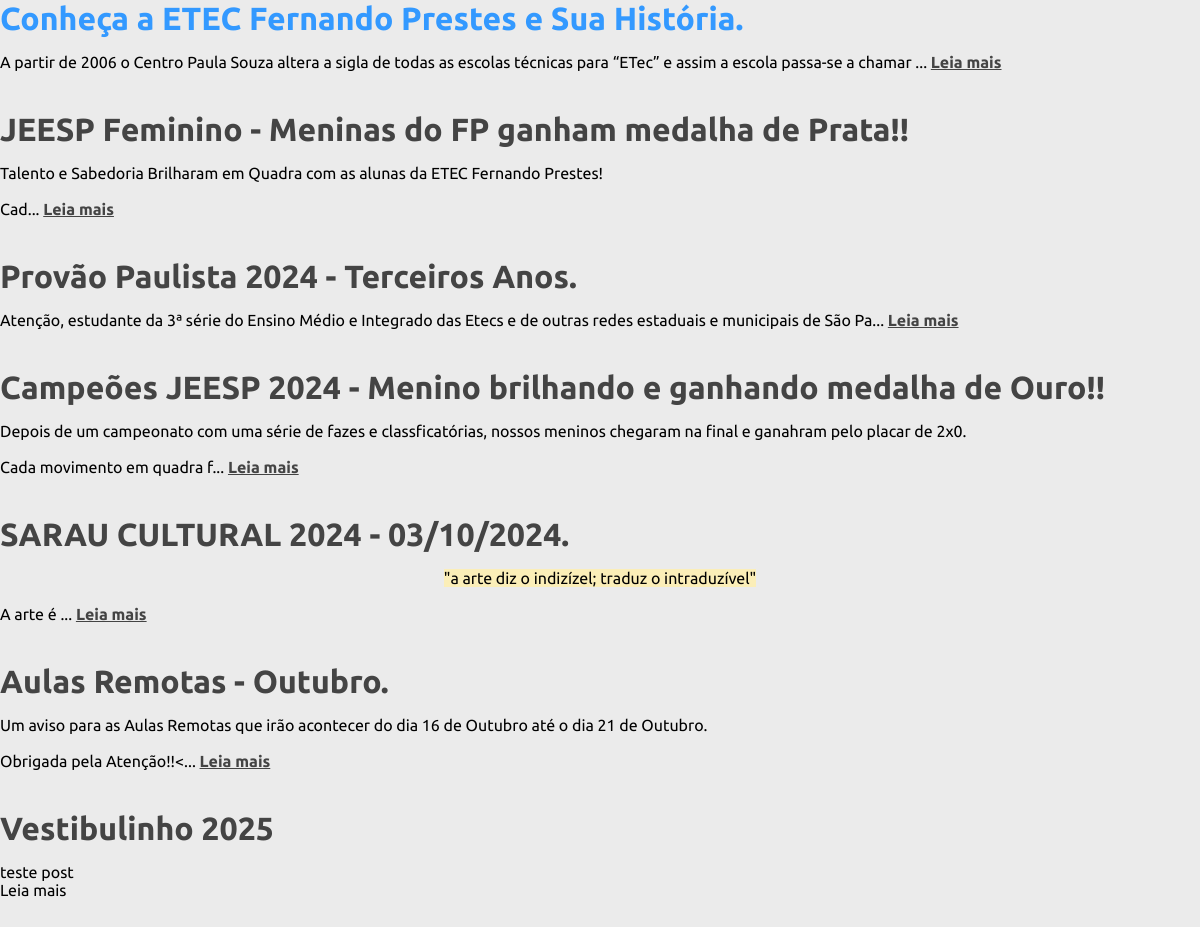
Screenshot of /search.php with the database file from the repository.
### tables this page shows
CREATE TABLE `post` (
  `pos_Id` int(11) NOT NULL,
  `pos_UserId` int(11) DEFAULT NULL,
  `pos_Titulo` varchar(255) NOT NULL,
  `pos_Slug` varchar(255) NOT NULL,
  `pos_Views` int(11) NOT NULL DEFAULT 0,
  `pos_Foto` varchar(255) NOT NULL,
  `pos_Conteudo` text NOT NULL,
  `pos_Date` datetime NOT NULL,
  `pos_Publicado` tinyint(1) NOT NULL DEFAULT 1 COMMENT '0 = false\r\n1 = true',
  `pos_Criacao` timestamp NOT NULL DEFAULT current_timestamp() ON UPDATE current_timestamp(),
  `pos_Modificacao` timestamp NOT NULL DEFAULT current_timestamp() ON UPDATE current_timestamp()
);

### search.php (the view, shortened to what this page needs)
<?php
include('config/config.php');
include('inc/head.php');
$q = isset($_GET['search']) ? mysqli_real_escape_string($conexao, $_GET['search']) : '';
$sql = "SELECT * FROM post
        WHERE pos_Publicado = true
        AND (pos_Titulo LIKE '%$q%'
             OR pos_Conteudo LIKE '%$q%'
             OR pos_Date LIKE '%$q%')";
$result = mysqli_query($conexao, $sql);
if (mysqli_num_rows($result) > 0) {
    while ($post = mysqli_fetch_assoc($result)) {
        $titulo = htmlspecialchars($post['pos_Titulo']);
        $slug = htmlspecialchars($post['pos_Slug']);
        $conteudo = htmlspecialchars($post['pos_Conteudo']);
        echo "
<article class='post'>
<h3 class='title'>
<a href='viewPost.php?slug=$slug'>$titulo</a>
</h3>
<div class='description'>
                    " . substr(html_entity_decode($conteudo), 0, 180) . "...
<strong><a href='viewPost.php?slug=$slug'>Leia mais</a></strong>
</div>
</article>";
    }
} else {
    echo "<p>Nenhuma publicação encontrada.</p>";
}
?>

### inc/head.php (shortened to what this page needs)
<head>
    <link rel="stylesheet" href="<?= BASE_URL ?>static/css/style.css">
	<link rel="stylesheet" href="<?= BASE_URL ?>static/css/style-post.css">
	<link rel="stylesheet" href="<?= BASE_URL ?>static/css/pure/grids-min.css">
	<link rel="stylesheet" href="<?= BASE_URL ?>static/css/pure/grids-responsive-min.css">
	<link rel="stylesheet" href="https://cdn.jsdelivr.net/npm/purecss@3.0.0/build/grids-min.css">
	<link rel="stylesheet" href="https://cdn.jsdelivr.net/npm/purecss@3.0.0/build/grids-responsive-min.css">

### static/css/style.css (style rules this page uses)
* { padding: 0; margin: 0; font-family: "Ubuntu", sans-serif; }
.post { margin-bottom: 2.5rem; }
.title, .description, .author { margin-bottom: 1rem; text-align: start; }
.description strong { color: var(--main-color-blue); }
.title { font-size: 2rem; text-align: start; }
a { text-decoration: none; color: var(--main-color-gray-dark); transition: 0.4s; }
strong a { text-decoration: underline; }

### rows the page displays
post: pos_Titulo "Conheça a ETEC Fernando Prestes e Sua História.", pos_Conteudo "A partir de 2006 o Centro Paula Souza altera a sigla de todas as escolas técnicas para “ETec” e assim a escola passa-se a chamar"
post: pos_Titulo "JEESP Feminino - Meninas do FP ganham medalha de Prata!!", pos_Conteudo "Talento e Sabedoria Brilharam em Quadra com as alunas da ETEC Fernando Prestes ! Cad"
post: pos_Titulo "Provão Paulista 2024 - Terceiros Anos.", pos_Conteudo "Atenção, estudante da 3ª série do Ensino Médio e Integrado das Etecs e de outras redes estaduais e municipais de São Pa"
post: pos_Titulo "Campeões JEESP 2024 - Menino brilhando e ganhando medalha de Ouro!!", pos_Conteudo "Depois de um campeonato com uma série de fazes e classficatórias, nossos meninos chegaram na final e ganahram pelo placar de 2x0. Cada movimento em quadra f"
post: pos_Titulo "SARAU CULTURAL 2024 - 03/10/2024.", pos_Conteudo "\"a arte diz o indizízel; traduz o intraduzível\" A arte é"
post: pos_Titulo "Aulas Remotas - Outubro.", pos_Conteudo "Um aviso para as Aulas Remotas que irão acontecer do dia 16 de Outubro até o dia 21 de Outubro. Obrigada pela Atenção!!<"
post: pos_Titulo "Vestibulinho 2025", pos_Conteudo "teste post"
